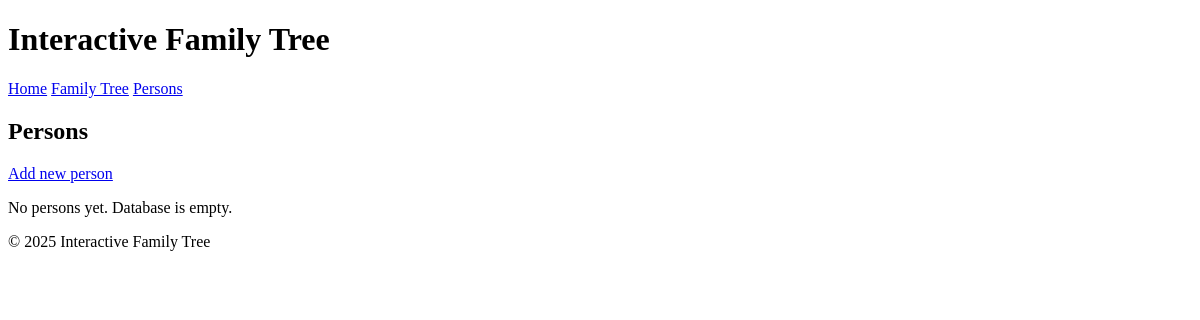
Before: /persons with the older database file.
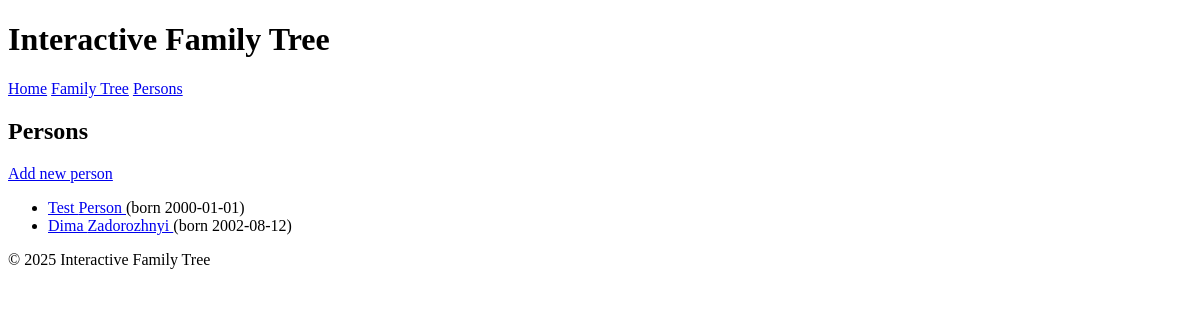
After: the same page with the newer database file.
### tables this page shows
CREATE TABLE persons (
    id INTEGER PRIMARY KEY AUTOINCREMENT,
    first_name TEXT NOT NULL,
    last_name TEXT,
    birth_date TEXT,
    death_date TEXT,
    gender TEXT,
    notes TEXT,
    created_at TEXT DEFAULT CURRENT_TIMESTAMP
);

### app.py (the view)
@app.route("/persons")
def persons():
    people = get_all_persons()
    return render_template("persons.html", people=people)

### db.py (called while the page is built)
def get_db():
    conn = sqlite3.connect(DB_PATH)
    conn.row_factory = sqlite3.Row
    return conn

def get_all_persons():
    conn = get_db()
    cur = conn.cursor()
    cur.execute("SELECT * FROM persons ORDER BY id")
    rows = cur.fetchall()
    conn.close()
    return rows

### templates/persons.html (shortened to what this page needs)
{% extends "base.html" %}
{% block content %}
<h2>Persons</h2>
<p>
    <a href="{{ url_for('add_person_route') }}">Add new person</a>
</p>
{% if people and people|length > 0 %}
    <ul>
        {% for p in people %}
            <li>
                <a href="{{ url_for('person_detail', person_id=p['id']) }}">
                    {{ p["first_name"] }} {{ p["last_name"] or "" }}
                </a>
                {% if p["birth_date"] %}
                    (born {{ p["birth_date"] }})
                {% endif %}
            </li>
        {% endfor %}
    </ul>
{% else %}
    <p>No persons yet. Database is empty.</p>
{% endif %}
{% endblock %}

### templates/base.html (shortened to what this page needs)
<!DOCTYPE html>
<html lang="en">
<head>
    <link rel="stylesheet" href="{{ url_for('static', filename='css/style.css') }}">
</head>
<body>
    <header class="main-header">
        <div class="container">
            <h1>Interactive Family Tree</h1>
            <nav>
                <a href="{{ url_for('index') }}">Home</a>
                <a href="{{ url_for('index') }}">Family Tree</a>
                <a href="{{ url_for('persons') }}">Persons</a>
            </nav>
        </div>
    </header>
    <main class = "main-content container">
        <div class="conteiner">
            {% block content %}{% endblock %}
        </div>
    </main>
    <footer class="main-footer">
        <div class="container">
            <p>© 2025 Interactive Family Tree</p>
        </div>
    </footer>
</body>
</html>

Changed rows visible on the page:
added persons: first_name "Test", last_name "Person", birth_date "2000-01-01"
added persons: first_name "Dima", last_name "Zadorozhnyi", birth_date "2002-08-12"
Other visible differences:
text no longer shown: "No persons yet. Database is empty."
